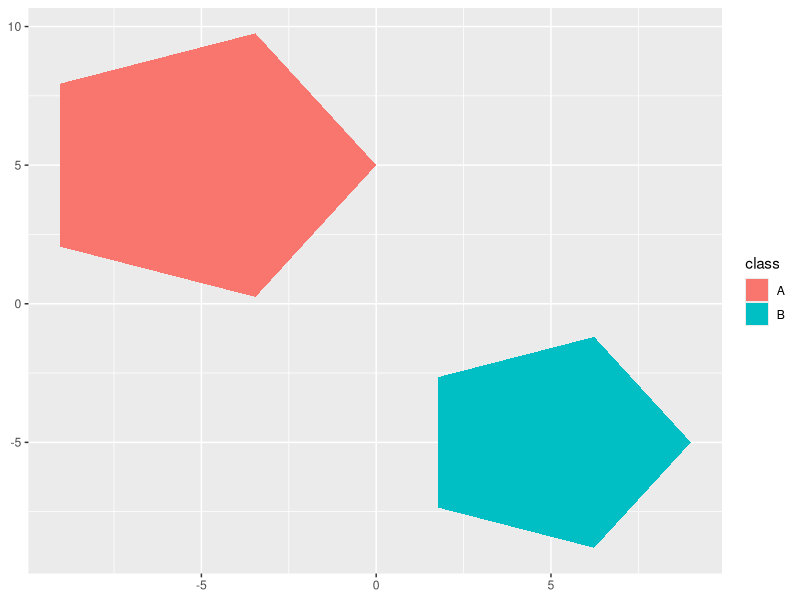
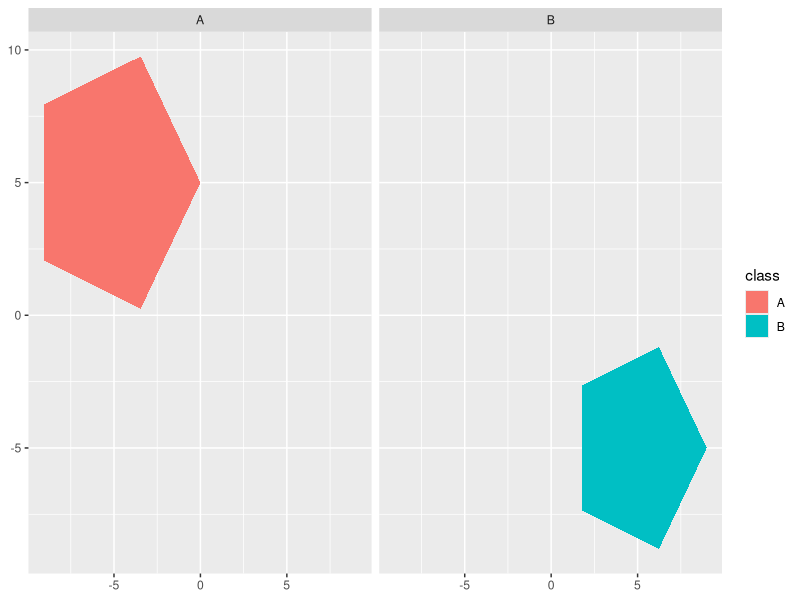
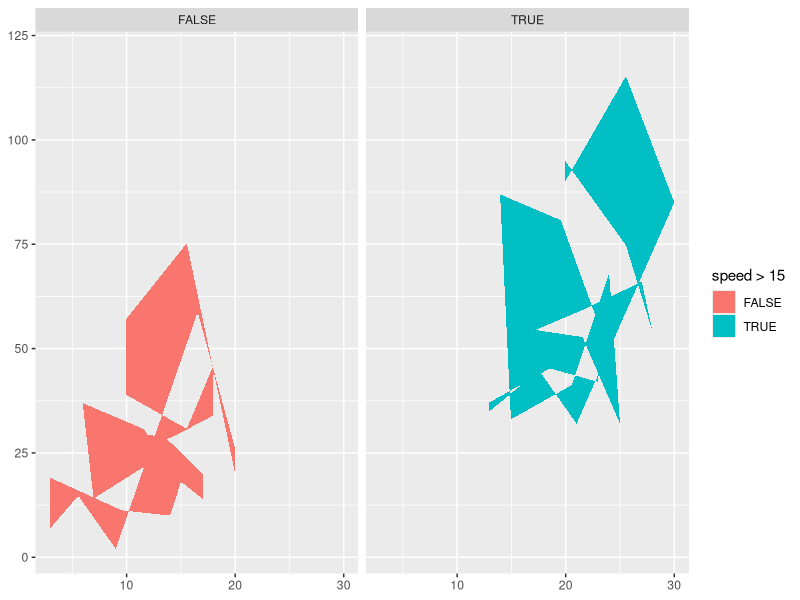
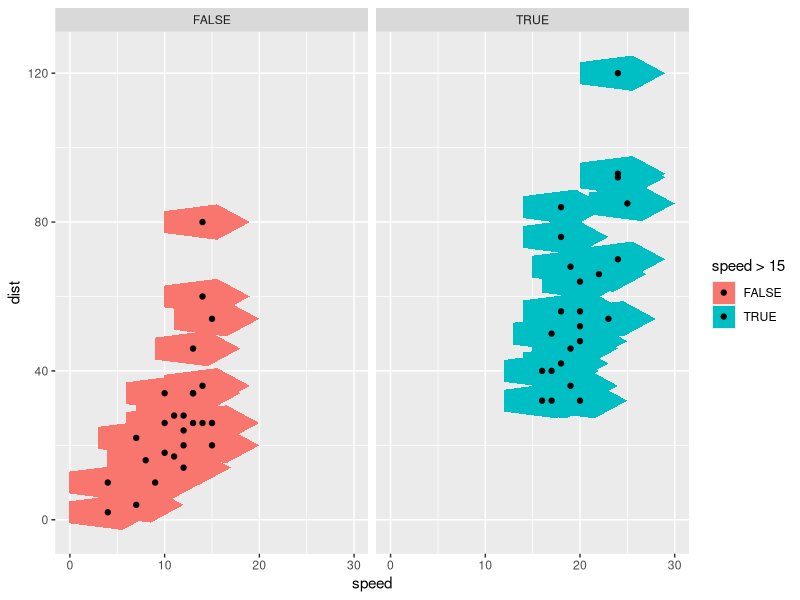
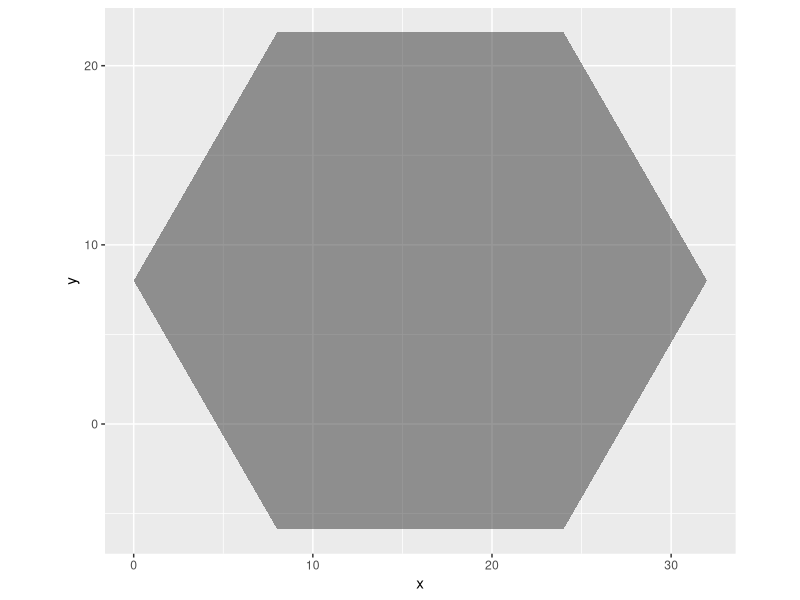
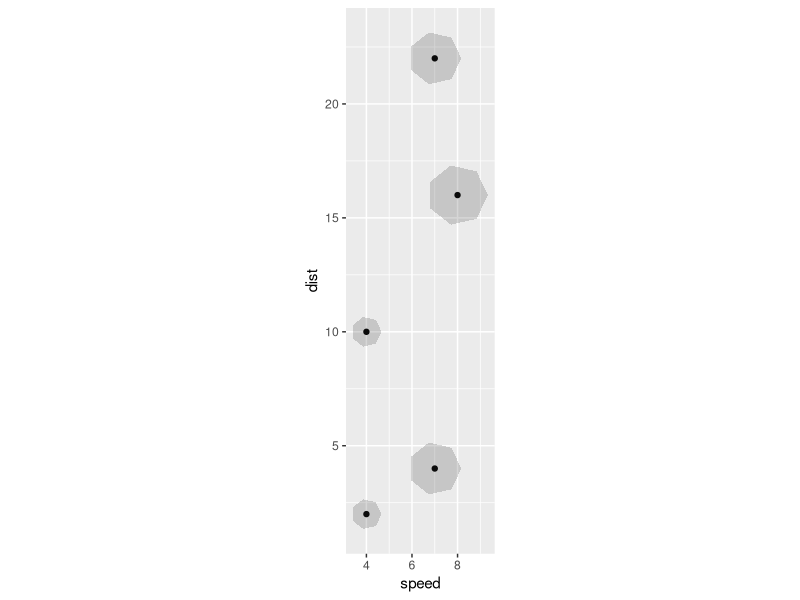
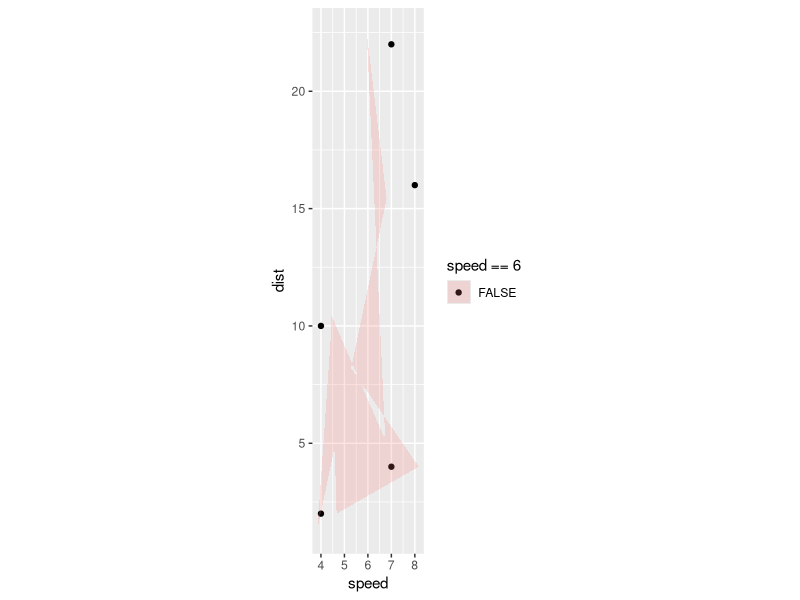
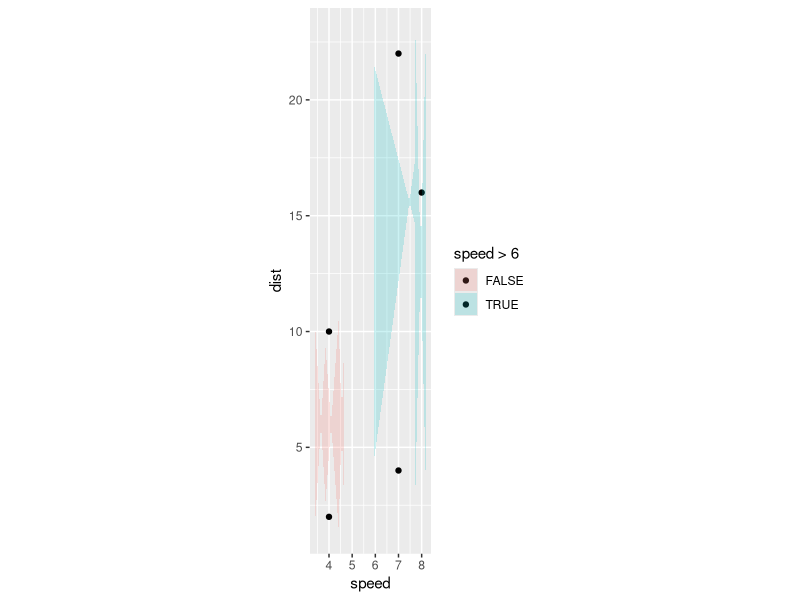

The R source for these figures, in order:
## ---- chunk 1
knitr::opts_chunk$set(echo = TRUE)
## ---- chunk 2
library(tidyverse)
create_circle <- function(data, n){

  angles <- seq(from = 0, 
                to = 2 * pi,
                length.out = n + 1)

  data.frame(
    x = cos(angles) * data$r + data$x0,
    y = sin(angles) * data$r + data$y0,
    data
  )

}

## ---- chunk 3
StatCircle <- ggproto(`_class` = "StatCircle", 
                      `_inherit` = Stat, 
                      setup_data = function(data, params) {
  
    if (data$group[1] == -1) {
      nrows <- nrow(data)
      data$group <- seq_len(nrows)
    }
  
    data  # return data with a group variable

},
                      compute_group = function(data, scales, n = 5){create_circle(data, n = n)},
                      required_aes = c("x0", "y0", "r")
                      )


## ---- chunk 4
circles <- data.frame(x0 = c(-5,5), y0 = c(5, -5),
                      r = c(5, 4), class = c("A", "B"))

ggplot(circles) + 
  geom_polygon(stat = StatCircle,
               aes(x0 = x0, y0 = y0, 
                   r = r, fill = class))



## ---- chunk 5
ggplot(circles) + 
  geom_polygon(stat = StatCircle,
               aes(x0 = x0, y0 = y0, 
                   r = r, fill = class)) + 
  facet_wrap(~ class)
## ---- chunk 6
ggplot(cars |> mutate(row = row_number())) + 
  
  aes(x0 = speed, y0 = dist, r = 5) + 
  geom_polygon(stat = StatCircle) + 
  aes(fill = speed > 15) + 
  facet_wrap(~ speed > 15)
## ---- chunk 7
last_plot() +
  aes(group = row) + 
  geom_point(aes(x = speed, y = dist))
## ---- chunk 8
knitr::knit_exit()


## ---- chunk 9
library(tidyverse)
setup_data_circle <- function(data, params) {
  
    if (data$group[1] == -1) {
      nrows <- nrow(data)
      data$group <- seq_len(nrows)
    }
  
    data  # return data with a group variable

}
## ---- chunk 10
cars %>% 
  slice(1:5) %>% 
  mutate(group = -1) %>% # no grouping neg one is default in ggplot2
  setup_data_circle() # setup makes each row defines a group

cars %>% 
  slice(5:20) %>% 
  mutate(group = 2) %>% # if a group is already defined
  setup_data_circle() # setup data does not do anything
## ---- chunk 11
compute_group_circle <- function(data, scales, n = 5){

  angles <- seq(from = 0, 
                to = 2 * pi,
                length.out = n + 1)

  data.frame(
    x = cos(angles) * data$r + data$x0,
    y = sin(angles) * data$r + data$y0#,
    # data
  )

}
## ---- chunk 12
cars %>%
  rename(x0 = dist, y0 = speed) %>% 
  mutate(r = x0) %>% 
  .[1,] %>% 
  compute_group_circle(n = 6)

cars %>%
  rename(x0 = dist, y0 = speed) %>% 
  mutate(r = x0) %>%
  .[5,] %>% 
  compute_group_circle(n = 6) %>% 
  ggplot() + 
  aes(x = x, y = y) +
  geom_polygon(alpha = .5) + 
  coord_equal()

## ---- chunk 13
StatCircle <- ggproto(`_class` = "StatCircle", 
                      `_inherit` = Stat, 
                      setup_data = setup_data_circle,
                      compute_group = compute_group_circle,
                      required_aes = c("x0", "y0", "r")
                      )
## ---- chunk 14
test_df <- data.frame(
  
  x0 = c(-5, 5),
  y0 = c(5, -5),
  r = c(5, 4),
  class = c("a", "b")
  
)


cars %>% 
  slice(1:5) %>% 
  ggplot() + 
  aes(x = speed, y = dist) +
  geom_point() +
  aes(x0 = speed, 
      y0 = dist, 
      r = speed/6) + 
  coord_equal() ->
baseplot

baseplot +
  geom_polygon(stat = StatCircle, n = 7, alpha = .2)
## ---- chunk 15
baseplot + 
  aes(fill = speed == 6) +
  geom_polygon(stat = StatCircle, n = 7, alpha = .2)

baseplot + 
  aes(fill = speed > 6) +
  geom_polygon(stat = StatCircle, n = 7, alpha = .2)
## ---- chunk 16
baseplot + 
  aes(fill = speed > 6) +
  ggforce::geom_circle(n = 5)
## ---- chunk 17
create_circle <- function(data, n){

  angles <- seq(from = 0, 
                to = 2 * pi,
                length.out = n + 1)

  data.frame(
    x = cos(angles) * data$r + data$x0,
    y = sin(angles) * data$r + data$y0,
    data
  )

}

## ---- chunk 18
StatCircle <- ggproto(`_class` = "StatCircle", 
                      `_inherit` = Stat, 
                      setup_data = function(data, params) {
  
    if (data$group[1] == -1) {
      nrows <- nrow(data)
      data$group <- seq_len(nrows)
    }
  
    data  # return data with a group variable

},
                      compute_group = function(data, scales, n = 5){create_circle(data, n = n)},
                      required_aes = c("x0", "y0", "r")
                      )


## ---- chunk 19
circles <- data.frame(x0 = c(-5,5), y0 = c(5, -5),
                      r = c(5, 4), class = c("A", "B"))

ggplot(circles) + 
  geom_polygon(stat = StatCircle,
               aes(x0 = x0, y0 = y0, 
                   r = r, fill = class))



## ---- chunk 20
ggplot(circles) + 
  geom_polygon(stat = StatCircle,
               aes(x0 = x0, y0 = y0, 
                   r = r, fill = class)) + 
  facet_wrap(~ class)
## ---- chunk 21
ggplot(cars) + 
  aes(x = speed, y = dist) + 
  geom_point() +
  aes(x0 = speed, y0 = dist, r = 1) + 
  geom_polygon(stat = StatCircle) + 
  aes(fill = speed > 15) + 
  facet_wrap(~ speed > 15)

## ---- chunk 22
ggforce:::StatCircle$compute_group
ggforce:::StatCircle$compute_panel
ggforce:::StatCircle$setup_data
## ---- chunk 23
ggforce:::arcPaths
## ---- chunk 24
baseplot +
  geom_polygon(stat = StatCircle, n = 7, alpha = .2) ->
p1

layer_data(p1, 2)

baseplot + 
  aes(fill = speed > 6) +
  geom_polygon(stat = StatCircle, n = 7, alpha = .2) ->
p2

layer_data(p2, 2) |>
  slice(1:5)
